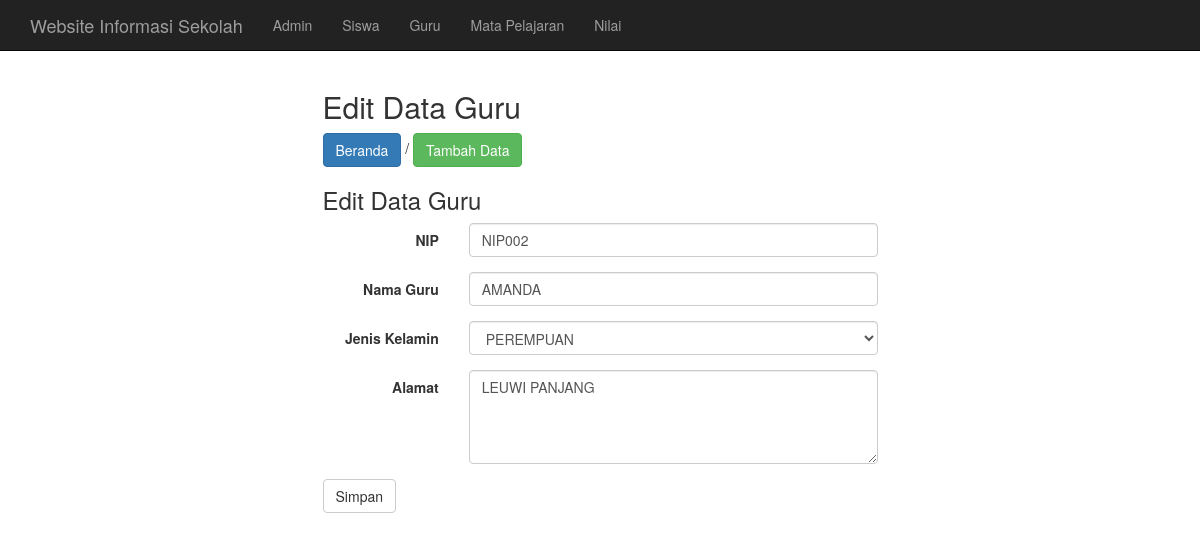
Page /admin/guru/edit.php?id=3 (signed in) on the committed database.
### tables this page shows
CREATE TABLE `m_guru` (
  `guru_id` int(11) NOT NULL,
  `nip` varchar(20) NOT NULL,
  `nama_guru` varchar(50) NOT NULL,
  `jekel` varchar(30) NOT NULL,
  `alamat` text NOT NULL
);

### admin/guru/edit.php (the view, shortened to what this page needs)
<?php include('../../include/header.php'); ?>
<div class="row-fluid" style="margin-top:20px">
	<div class="col-md-6 col-md-offset-3">
		<h2>Edit Data Guru</h2>
		<p><a href="index.php" class="btn btn-primary">Beranda</a> / <a href="tambah.php" class="btn btn-success">Tambah Data</a></p>
		<h3>Edit Data Guru</h3>
		<?php
			$id = $_GET['id'];
			$show = mysql_query("SELECT * FROM m_guru WHERE guru_id='$id'");
			if(mysql_num_rows($show) == 0){
				echo '<script>window.history.back()</script>';
			} else {
				$data = mysql_fetch_assoc($show);
			}
		?>
		<form class="form-horizontal" action="edit-proses.php" method="post">
		  <div class="form-group">
		    <label class="col-sm-3 control-label">NIP</label>
		    <div class="col-sm-9">
		      <input type="text" class="form-control" name="nip" value="<?php echo $data['nip']; ?>" required>
		    </div>
		  </div>
		  <div class="form-group">
		    <label class="col-sm-3 control-label">Nama Guru</label>
		    <div class="col-sm-9">
		      <input type="text" class="form-control" name="nama" value="<?php echo $data['nama_guru']; ?>" required>
		    </div>
		  </div>
		  <div class="form-group">
		    <label class="col-sm-3 control-label">Jenis Kelamin</label>
		    <div class="col-sm-9">
				<select name="jekel" class="form-control" required>
					<option value="PEREMPUAN" <?php if($data['jekel'] == 'PEREMPUAN'){ echo 'selected'; } ?>>PEREMPUAN</option>
				</select>
		    </div>
		  </div>
		  <div class="form-group">
		    <label class="col-sm-3 control-label">Alamat</label>
		    <div class="col-sm-9">
		    	<textarea name="alamat" class="form-control" rows="4"><?php echo $data['alamat']; ?></textarea>
		    </div>
		  </div>
		  <button type="submit" name="simpan" class="btn btn-default">Simpan</button>
		</form>
	</div>
</div>
<?php include('../../include/footer.php'); ?>

### rows in the picture
m_guru: nip "NIP002", nama "AMANDA", jekel "PEREMPUAN", alamat "LEUWI PANJANG"
